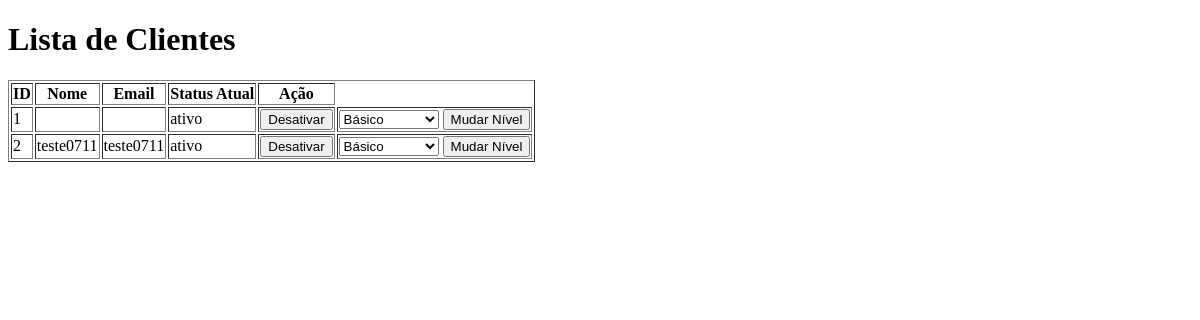
The app's page /listar_clientes, older data.
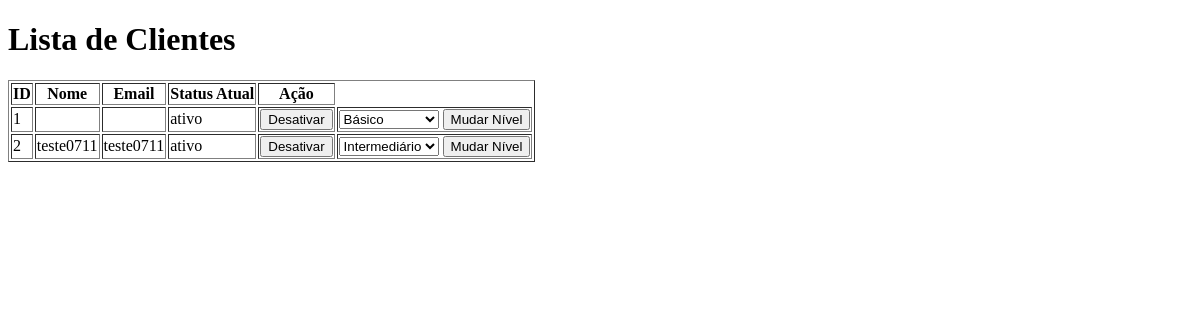
The same page, newer data.
### app/models.py (models this page shows, shortened)
class Cliente(db.Model):
    id = db.Column(db.Integer, primary_key=True)
    cliente_nome = db.Column(db.String(80), nullable=False)
    cliente_email = db.Column(db.String(320), unique=True, nullable=False)
    cliente_senha = db.Column(db.String(128))
    cliente_status = db.Column(db.String(10), nullable=False, default='ativo')
    nivel_acesso = db.Column(db.String(20), nullable=False, default='basico') #1 cliente só pode ter 1 nível
    relatorios_basicos = db.relationship('RelatorioBasico', backref='cliente', lazy=True, cascade="all, delete-orphan")  #    # Um cliente pode ter VÁRIOS relatórios básicos
    relatorios_intermediarios = db.relationship('RelatorioIntermediario', backref='cliente', lazy=True, cascade="all, delete-orphan")       # Um cliente pode ter VÁRIOS relatórios intermediários
    relatorios_avancados = db.relationship('RelatorioAvancado', backref='cliente', lazy=True, cascade="all, delete-orphan")       # Um cliente pode ter VÁRIOS relatórios avançados

### app/routes.py (the view)
@main_bp.route('/listar_clientes')
def listar_clientes():
    clientes = Cliente.query.all()
    return render_template('listar_clientes.html', clientes=clientes)

### app/templates/listar_clientes.html (shortened to what this page needs)
<!DOCTYPE html>
<html lang="pt-BR">
<head>
</head>
<body>
    <h1>Lista de Clientes</h1>
    <table border="1">
        <thead>
            <tr>
                <th>ID</th>
                <th>Nome</th>
                <th>Email</th>
                <th>Status Atual</th>
                <th>Ação</th>
            </tr>
        </thead>
        <tbody>
            {% for cliente in clientes %}
            <tr>
                <td>{{ cliente.id }}</td>
                <td>{{ cliente.cliente_nome }}</td>
                <td>{{ cliente.cliente_email }}</td>
                <td>{{ cliente.cliente_status }}</td>
                <td>
                    <form action="{{ url_for('main.alternar_status', cliente_id=cliente.id) }}" method="POST">
                        <button type="submit">
                            {% if cliente.cliente_status == 'ativo' %}
                                Desativar
                            {% else %}
                                Ativar
                            {% endif %}
                        </button>
                    </form>
                </td>
                <td>
                    <form action="{{ url_for('main.alterar_nivel_acesso', cliente_id=cliente.id) }}" method="POST">
                        <select name="novo_nivel" required>
                            <option value="basico" {% if cliente.nivel_acesso == 'basico' %}selected{% endif %}>Básico</option>
                            <option value="intermediario" {% if cliente.nivel_acesso == 'intermediario' %}selected{% endif %}>Intermediário</option>
                        </select>
                        <button type="submit" class="btn btn-sm btn-primary">Mudar Nível</button>
                    </form>
                </td>
            </tr>
            {% endfor %}
        </tbody>
    </table>
</body>
</html>

Row changes from the older to the newer data that the page shows:
changed Cliente "teste0711": novo_nivel "Básico" → "Intermediário"
